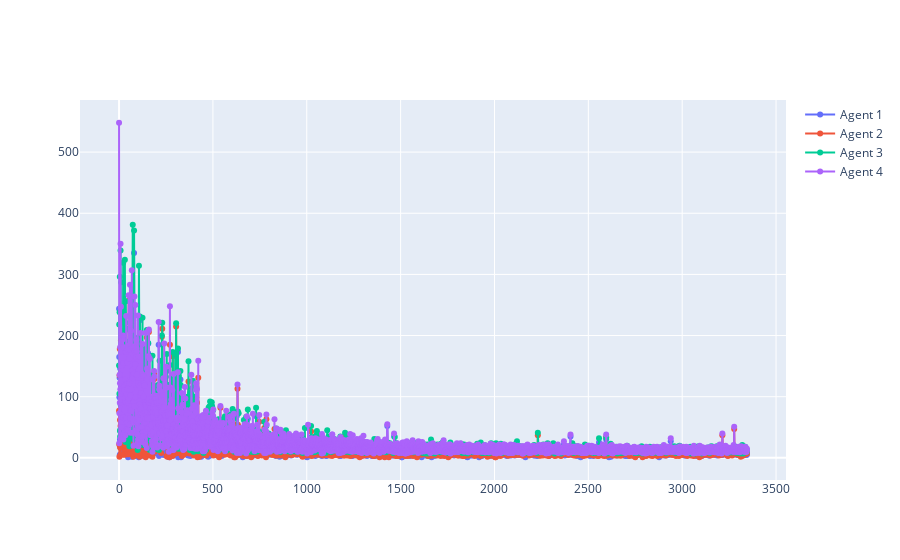

Notebook code cell kept with this figure:
### Markdown cell above
# Metrics Visualisation
### Graph which shows the steps taken for each agent to complete their own goal per episode

The graph below shows how the agents converge their steps taken throughout the episode done. Ideally, the agent will converged into the policy/ strategy which guranteed the shortest path with the most rewards.

### Code cell
plot_q_learning(my_grid)

### Figure 1 — Plotly figure (JSON) as saved in the notebook; plotly's stock layout.template omitted (floating-point values rounded to 4 significant figures; data arrays with more than 128 entries replaced by an {"elided": "..."} marker saying what was removed)
{"data": [{"mode": "lines+markers", "name": "Agent 1", "type": "scatter", "x": {"elided": "3346 int values"}, "y": {"elided": "3346 int values"}}, {"mode": "lines+markers", "name": "Agent 2", "type": "scatter", "x": {"elided": "3346 int values"}, "y": {"elided": "3346 int values"}}, {"mode": "lines+markers", "name": "Agent 3", "type": "scatter", "x": {"elided": "3346 int values"}, "y": {"elided": "3346 int values"}}, {"mode": "lines+markers", "name": "Agent 4", "type": "scatter", "x": {"elided": "3346 int values"}, "y": {"elided": "3346 int values"}}], "layout": {}}
